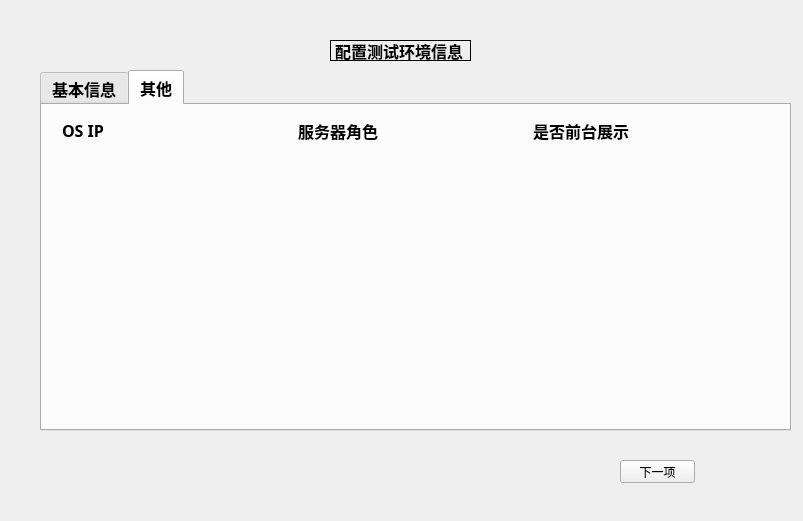
<?xml version="1.0" encoding="UTF-8"?>
<ui version="4.0">
 <class>Form</class>
 <widget class="QWidget" name="Form">
  <property name="geometry">
   <rect>
    <x>0</x>
    <y>0</y>
    <width>803</width>
    <height>521</height>
   </rect>
  </property>
  <property name="windowTitle">
   <string>env_page</string>
  </property>
  <widget class="QPushButton" name="nextButton">
   <property name="geometry">
    <rect>
     <x>620</x>
     <y>460</y>
     <width>75</width>
     <height>23</height>
    </rect>
   </property>
   <property name="text">
    <string>下一项</string>
   </property>
  </widget>
  <widget class="QLabel" name="label">
   <property name="geometry">
    <rect>
     <x>330</x>
     <y>40</y>
     <width>141</width>
     <height>21</height>
    </rect>
   </property>
   <property name="font">
    <font>
     <family>Agency FB</family>
     <pointsize>12</pointsize>
     <weight>75</weight>
     <bold>true</bold>
    </font>
   </property>
   <property name="frameShape">
    <enum>QFrame::Box</enum>
   </property>
   <property name="text">
    <string>配置测试环境信息</string>
   </property>
  </widget>
  <widget class="QTabWidget" name="tabWidget">
   <property name="geometry">
    <rect>
     <x>40</x>
     <y>70</y>
     <width>751</width>
     <height>361</height>
    </rect>
   </property>
   <property name="font">
    <font>
     <family>Agency FB</family>
     <pointsize>12</pointsize>
     <weight>75</weight>
     <bold>true</bold>
    </font>
   </property>
   <property name="currentIndex">
    <number>1</number>
   </property>
   <widget class="QWidget" name="tab">
    <attribute name="title">
     <string>基本信息</string>
    </attribute>
    <widget class="QTableWidget" name="tableWidget">
     <property name="geometry">
      <rect>
       <x>30</x>
       <y>70</y>
       <width>691</width>
       <height>231</height>
      </rect>
     </property>
     <property name="font">
      <font>
       <family>Agency FB</family>
       <pointsize>10</pointsize>
       <weight>75</weight>
       <bold>true</bold>
      </font>
     </property>
     <attribute name="horizontalHeaderDefaultSectionSize">
      <number>115</number>
     </attribute>
     <column>
      <property name="text">
       <string>BMC IP</string>
      </property>
     </column>
     <column>
      <property name="text">
       <string>BMC USER</string>
      </property>
     </column>
     <column>
      <property name="text">
       <string>BMC PASSWORD</string>
      </property>
     </column>
     <column>
      <property name="text">
       <string>OS IP</string>
      </property>
     </column>
     <column>
      <property name="text">
       <string>OS USER</string>
      </property>
     </column>
     <column>
      <property name="text">
       <string>OS PASSWORD</string>
      </property>
     </column>
    </widget>
    <widget class="QPushButton" name="addButton">
     <property name="geometry">
      <rect>
       <x>460</x>
       <y>20</y>
       <width>75</width>
       <height>23</height>
      </rect>
     </property>
     <property name="text">
      <string>新增环境</string>
     </property>
    </widget>
    <widget class="QPushButton" name="delButton">
     <property name="geometry">
      <rect>
       <x>590</x>
       <y>20</y>
       <width>75</width>
       <height>23</height>
      </rect>
     </property>
     <property name="text">
      <string>删除环境</string>
     </property>
    </widget>
   </widget>
   <widget class="QWidget" name="tab_2">
    <attribute name="title">
     <string>其他</string>
    </attribute>
    <widget class="QWidget" name="horizontalLayoutWidget">
     <property name="geometry">
      <rect>
       <x>20</x>
       <y>10</y>
       <width>701</width>
       <height>31</height>
      </rect>
     </property>
     <layout class="QHBoxLayout" name="horizontalLayout">
      <property name="sizeConstraint">
       <enum>QLayout::SetDefaultConstraint</enum>
      </property>
      <item>
       <widget class="QLabel" name="label_4">
        <property name="text">
         <string>OS IP</string>
        </property>
       </widget>
      </item>
      <item>
       <widget class="QLabel" name="label_3">
        <property name="text">
         <string>服务器角色</string>
        </property>
       </widget>
      </item>
      <item>
       <widget class="QLabel" name="label_2">
        <property name="text">
         <string>是否前台展示</string>
        </property>
       </widget>
      </item>
     </layout>
    </widget>
    <widget class="QWidget" name="horizontalLayoutWidget_2">
     <property name="geometry">
      <rect>
       <x>20</x>
       <y>40</y>
       <width>701</width>
       <height>31</height>
      </rect>
     </property>
     <layout class="QHBoxLayout" name="horizontalLayout_2"/>
    </widget>
    <widget class="QWidget" name="horizontalLayoutWidget_3">
     <property name="geometry">
      <rect>
       <x>20</x>
       <y>70</y>
       <width>701</width>
       <height>31</height>
      </rect>
     </property>
     <layout class="QHBoxLayout" name="horizontalLayout_3"/>
    </widget>
    <widget class="QWidget" name="horizontalLayoutWidget_4">
     <property name="geometry">
      <rect>
       <x>20</x>
       <y>100</y>
       <width>701</width>
       <height>31</height>
      </rect>
     </property>
     <layout class="QHBoxLayout" name="horizontalLayout_4"/>
    </widget>
    <widget class="QWidget" name="horizontalLayoutWidget_5">
     <property name="geometry">
      <rect>
       <x>20</x>
       <y>130</y>
       <width>701</width>
       <height>31</height>
      </rect>
     </property>
     <layout class="QHBoxLayout" name="horizontalLayout_5"/>
    </widget>
    <widget class="QWidget" name="horizontalLayoutWidget_6">
     <property name="geometry">
      <rect>
       <x>20</x>
       <y>160</y>
       <width>701</width>
       <height>31</height>
      </rect>
     </property>
     <layout class="QHBoxLayout" name="horizontalLayout_6"/>
    </widget>
    <widget class="QWidget" name="horizontalLayoutWidget_7">
     <property name="geometry">
      <rect>
       <x>20</x>
       <y>190</y>
       <width>701</width>
       <height>31</height>
      </rect>
     </property>
     <layout class="QHBoxLayout" name="horizontalLayout_7"/>
    </widget>
    <widget class="QWidget" name="horizontalLayoutWidget_8">
     <property name="geometry">
      <rect>
       <x>20</x>
       <y>220</y>
       <width>701</width>
       <height>31</height>
      </rect>
     </property>
     <layout class="QHBoxLayout" name="horizontalLayout_8"/>
    </widget>
    <widget class="QWidget" name="horizontalLayoutWidget_9">
     <property name="geometry">
      <rect>
       <x>20</x>
       <y>250</y>
       <width>701</width>
       <height>31</height>
      </rect>
     </property>
     <layout class="QHBoxLayout" name="horizontalLayout_9"/>
    </widget>
    <widget class="QWidget" name="horizontalLayoutWidget_10">
     <property name="geometry">
      <rect>
       <x>20</x>
       <y>280</y>
       <width>701</width>
       <height>31</height>
      </rect>
     </property>
     <layout class="QHBoxLayout" name="horizontalLayout_10"/>
    </widget>
   </widget>
  </widget>
 </widget>
 <resources/>
 <connections/>
</ui>
